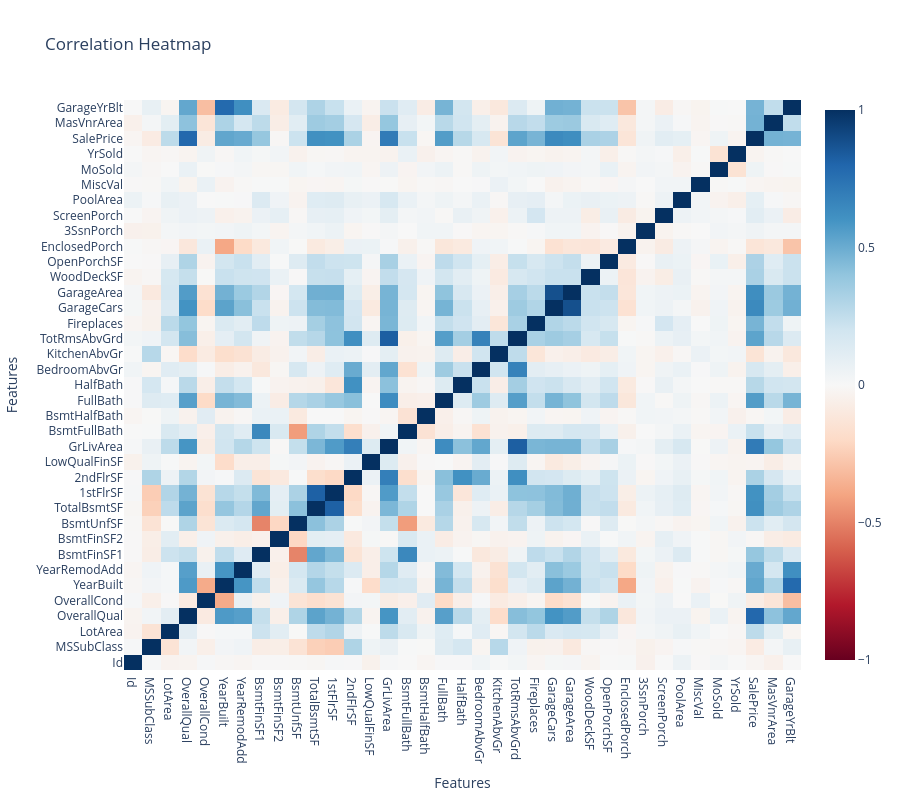

Notebook code for this chart:
### Code cell
numerical_features = df.select_dtypes(include=["float64","int64"]).columns
num_df = df[numerical_features]
corr = num_df.corr()

fig = go.Figure()

fig.add_trace(
    go.Heatmap(
        z = corr.values,
        y = corr.columns,
        x = corr.columns,
        colorscale="RdBu",
        zmin=-1,
        zmax=1
    )
)
fig.update_layout(
    title="Correlation Heatmap",
    xaxis_title="Features",
    yaxis_title="Features",
    height=800
)

fig.show()

### Figure 1 — Plotly figure (JSON) as saved in the notebook; plotly's stock layout.template omitted (floating-point values rounded to 4 significant figures; data arrays with more than 128 entries replaced by an {"elided": "..."} marker saying what was removed)
{"data": [{"colorscale": [[0, "rgb(103,0,31)"], [0.1, "rgb(178,24,43)"], [0.2, "rgb(214,96,77)"], [0.3, "rgb(244,165,130)"], [0.4, "rgb(253,219,199)"], [0.5, "rgb(247,247,247)"], [0.6, "rgb(209,229,240)"], [0.7, "rgb(146,197,222)"], [0.8, "rgb(67,147,195)"], [0.9, "rgb(33,102,172)"], [1, "rgb(5,48,97)"]], "type": "heatmap", "x": ["Id", "MSSubClass", "LotArea", "OverallQual", "OverallCond", "YearBuilt", "YearRemodAdd", "BsmtFinSF1", "BsmtFinSF2", "BsmtUnfSF", "TotalBsmtSF", "1stFlrSF", "2ndFlrSF", "LowQualFinSF", "GrLivArea", "BsmtFullBath", "BsmtHalfBath", "FullBath", "HalfBath", "BedroomAbvGr", "KitchenAbvGr", "TotRmsAbvGrd", "Fireplaces", "GarageCars", "GarageArea", "WoodDeckSF", "OpenPorchSF", "EnclosedPorch", "3SsnPorch", "ScreenPorch", "PoolArea", "MiscVal", "MoSold", "YrSold", "SalePrice", "MasVnrArea", "GarageYrBlt"], "y": ["Id", "MSSubClass", "LotArea", "OverallQual", "OverallCond", "YearBuilt", "YearRemodAdd", "BsmtFinSF1", "BsmtFinSF2", "BsmtUnfSF", "TotalBsmtSF", "1stFlrSF", "2ndFlrSF", "LowQualFinSF", "GrLivArea", "BsmtFullBath", "BsmtHalfBath", "FullBath", "HalfBath", "BedroomAbvGr", "KitchenAbvGr", "TotRmsAbvGrd", "Fireplaces", "GarageCars", "GarageArea", "WoodDeckSF", "OpenPorchSF", "EnclosedPorch", "3SsnPorch", "ScreenPorch", "PoolArea", "MiscVal", "MoSold", "YrSold", "SalePrice", "MasVnrArea", "GarageYrBlt"], "z": {"elided": "37x37 float values"}, "zmax": 1, "zmin": -1}], "layout": {"height": 800, "title": {"text": "Correlation Heatmap"}, "xaxis": {"title": {"text": "Features"}}, "yaxis": {"title": {"text": "Features"}}}}
